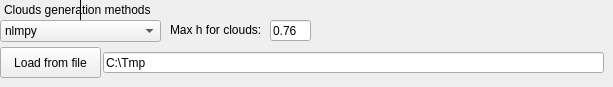
              <widget class="QWidget" name="tab_6">
               <attribute name="title">
                <string>Clouds</string>
               </attribute>
               <widget class="QComboBox" name="CloudsGenMethods_comboBox_3">
                <property name="geometry">
                 <rect>
                  <x>0</x>
                  <y>20</y>
                  <width>161</width>
                  <height>22</height>
                 </rect>
                </property>
                <item>
                 <property name="text">
                  <string>nlmpy</string>
                 </property>
                </item>
                <item>
                 <property name="text">
                  <string>trunc_power_law</string>
                 </property>
                </item>
                <item>
                 <property name="text">
                  <string>lorenz_attractor</string>
                 </property>
                </item>
                <item>
                 <property name="text">
                  <string>const</string>
                 </property>
                </item>
                <item>
                 <property name="text">
                  <string>from_file</string>
                 </property>
                </item>
               </widget>
               <widget class="QLabel" name="label_14">
                <property name="geometry">
                 <rect>
                  <x>0</x>
                  <y>0</y>
                  <width>161</width>
                  <height>20</height>
                 </rect>
                </property>
                <property name="frameShape">
                 <enum>QFrame::Shape::VLine</enum>
                </property>
                <property name="text">
                 <string>Clouds generation methods</string>
                </property>
               </widget>
               <widget class="QLabel" name="label_10">
                <property name="geometry">
                 <rect>
                  <x>170</x>
                  <y>22</y>
                  <width>101</width>
                  <height>16</height>
                 </rect>
                </property>
                <property name="text">
                 <string>Max h for clouds:</string>
                </property>
               </widget>
               <widget class="QLineEdit" name="WNTR_MaxRain_values_text_box_4">
                <property name="geometry">
                 <rect>
                  <x>270</x>
                  <y>20</y>
                  <width>41</width>
                  <height>21</height>
                 </rect>
                </property>
                <property name="text">
                 <string>0.76</string>
                </property>
               </widget>
               <widget class="QPushButton" name="Clouds_loadtimeseriesfromfile_pushButton_11">
                <property name="geometry">
                 <rect>
                  <x>0</x>
                  <y>47</y>
                  <width>101</width>
                  <height>31</height>
                 </rect>
                </property>
                <property name="text">
                 <string>Load from file</string>
                </property>
               </widget>
               <widget class="QLineEdit" name="Clouds_Timeseries_text_box_4">
                <property name="geometry">
                 <rect>
                  <x>103</x>
                  <y>52</y>
                  <width>501</width>
                  <height>21</height>
                 </rect>
                </property>
                <property name="text">
                 <string>C:\Tmp</string>
                </property>
               </widget>
              </widget>
